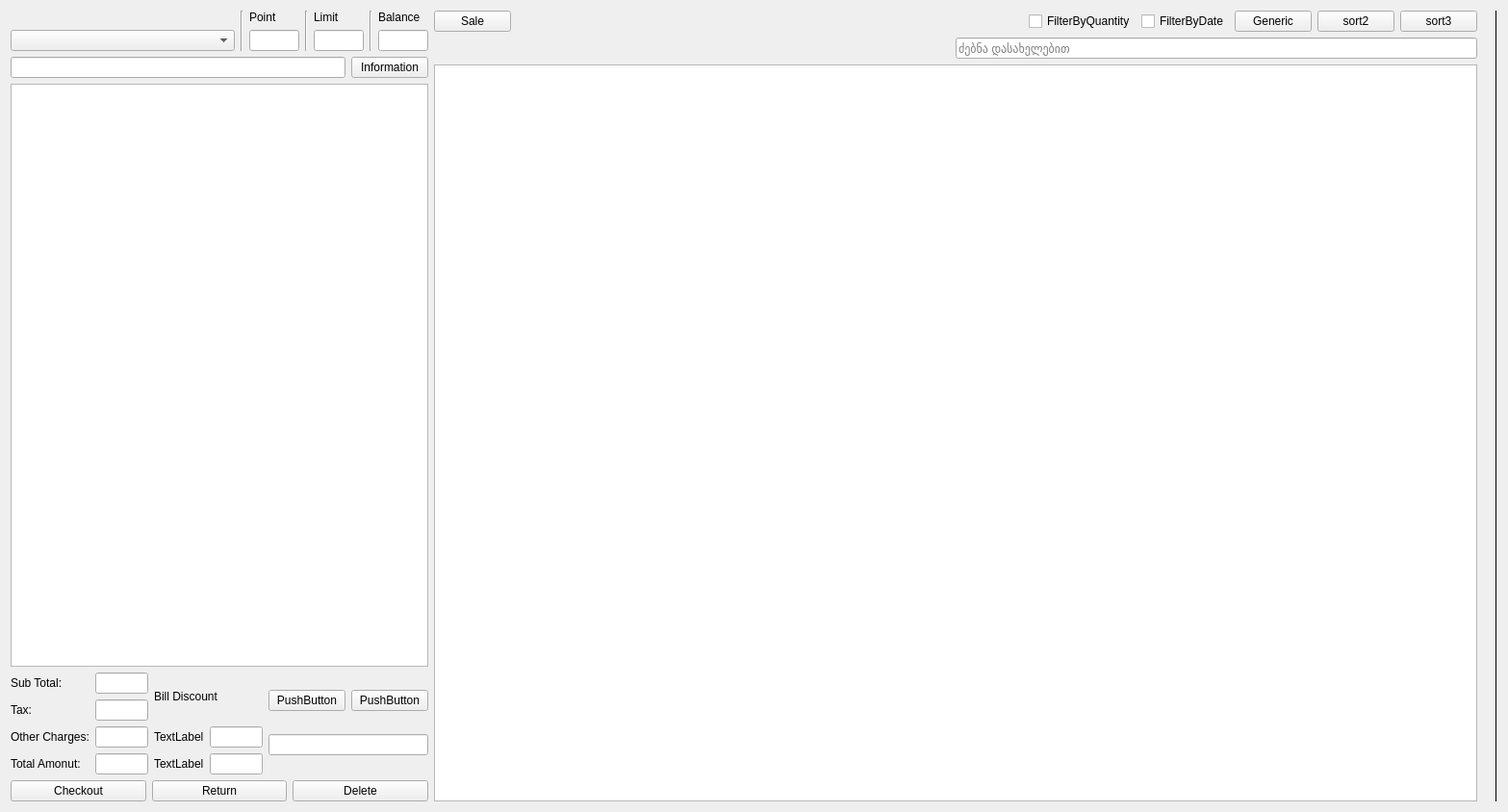
<?xml version="1.0" encoding="UTF-8"?>
<ui version="4.0">
 <class>Form</class>
 <widget class="QWidget" name="Form">
  <property name="geometry">
   <rect>
    <x>0</x>
    <y>0</y>
    <width>1567</width>
    <height>844</height>
   </rect>
  </property>
  <property name="windowTitle">
   <string>Form</string>
  </property>
  <property name="autoFillBackground">
   <bool>true</bool>
  </property>
  <layout class="QHBoxLayout" name="horizontalLayout_11">
   <item>
    <layout class="QGridLayout" name="gridLayout" columnstretch="2,5">
     <item row="0" column="0">
      <layout class="QVBoxLayout" name="verticalLayout_9">
       <item>
        <layout class="QHBoxLayout" name="horizontalLayout_3" stretch="9,2,2,2,2,2,2">
         <item>
          <layout class="QVBoxLayout" name="verticalLayout_10">
           <item>
            <widget class="QLabel" name="label_11">
             <property name="text">
              <string/>
             </property>
            </widget>
           </item>
           <item>
            <widget class="QComboBox" name="comboBox"/>
           </item>
          </layout>
         </item>
         <item>
          <widget class="Line" name="line_6">
           <property name="orientation">
            <enum>Qt::Vertical</enum>
           </property>
          </widget>
         </item>
         <item>
          <layout class="QVBoxLayout" name="verticalLayout_4">
           <item>
            <widget class="QLabel" name="label_8">
             <property name="text">
              <string>Point</string>
             </property>
            </widget>
           </item>
           <item>
            <widget class="QLineEdit" name="lineEdit_9"/>
           </item>
          </layout>
         </item>
         <item>
          <widget class="Line" name="line_4">
           <property name="orientation">
            <enum>Qt::Vertical</enum>
           </property>
          </widget>
         </item>
         <item>
          <layout class="QVBoxLayout" name="verticalLayout_3">
           <item>
            <widget class="QLabel" name="label_9">
             <property name="text">
              <string>Limit</string>
             </property>
            </widget>
           </item>
           <item>
            <widget class="QLineEdit" name="lineEdit_10"/>
           </item>
          </layout>
         </item>
         <item>
          <widget class="Line" name="line_5">
           <property name="orientation">
            <enum>Qt::Vertical</enum>
           </property>
          </widget>
         </item>
         <item>
          <layout class="QVBoxLayout" name="verticalLayout_2">
           <item>
            <widget class="QLabel" name="label_10">
             <property name="text">
              <string>Balance</string>
             </property>
            </widget>
           </item>
           <item>
            <widget class="QLineEdit" name="lineEdit_11"/>
           </item>
          </layout>
         </item>
        </layout>
       </item>
       <item>
        <layout class="QHBoxLayout" name="horizontalLayout_4">
         <item>
          <widget class="QLineEdit" name="lineEdit_12"/>
         </item>
         <item>
          <widget class="QPushButton" name="info_button">
           <property name="text">
            <string>Information</string>
           </property>
          </widget>
         </item>
        </layout>
       </item>
       <item>
        <widget class="QTableView" name="basket">
         <property name="sizePolicy">
          <sizepolicy hsizetype="Preferred" vsizetype="Expanding">
           <horstretch>0</horstretch>
           <verstretch>0</verstretch>
          </sizepolicy>
         </property>
        </widget>
       </item>
       <item>
        <layout class="QHBoxLayout" name="horizontalLayout_9" stretch="0,0,0,0">
         <item>
          <layout class="QVBoxLayout" name="verticalLayout_5">
           <item>
            <widget class="QLabel" name="label">
             <property name="text">
              <string>Sub Total:</string>
             </property>
            </widget>
           </item>
           <item>
            <widget class="QLabel" name="label_2">
             <property name="text">
              <string>Tax:</string>
             </property>
            </widget>
           </item>
           <item>
            <widget class="QLabel" name="label_3">
             <property name="text">
              <string>Other Charges:</string>
             </property>
            </widget>
           </item>
           <item>
            <widget class="QLabel" name="label_4">
             <property name="text">
              <string>Total Amonut:</string>
             </property>
            </widget>
           </item>
          </layout>
         </item>
         <item>
          <layout class="QVBoxLayout" name="verticalLayout_6">
           <item>
            <widget class="QLineEdit" name="lineEdit"/>
           </item>
           <item>
            <widget class="QLineEdit" name="lineEdit_2"/>
           </item>
           <item>
            <widget class="QLineEdit" name="lineEdit_3"/>
           </item>
           <item>
            <widget class="QLineEdit" name="total_amount"/>
           </item>
          </layout>
         </item>
         <item>
          <layout class="QVBoxLayout" name="verticalLayout_7">
           <item>
            <layout class="QHBoxLayout" name="horizontalLayout_7">
             <item>
              <widget class="QLabel" name="label_5">
               <property name="text">
                <string>Bill Discount</string>
               </property>
              </widget>
             </item>
             <item>
              <spacer name="horizontalSpacer_4">
               <property name="orientation">
                <enum>Qt::Horizontal</enum>
               </property>
               <property name="sizeHint" stdset="0">
                <size>
                 <width>40</width>
                 <height>20</height>
                </size>
               </property>
              </spacer>
             </item>
            </layout>
           </item>
           <item>
            <layout class="QHBoxLayout" name="horizontalLayout_6">
             <item>
              <widget class="QLabel" name="label_6">
               <property name="text">
                <string>TextLabel</string>
               </property>
              </widget>
             </item>
             <item>
              <widget class="QLineEdit" name="lineEdit_5"/>
             </item>
            </layout>
           </item>
           <item>
            <layout class="QHBoxLayout" name="horizontalLayout_5">
             <item>
              <widget class="QLabel" name="label_7">
               <property name="text">
                <string>TextLabel</string>
               </property>
              </widget>
             </item>
             <item>
              <widget class="QLineEdit" name="lineEdit_6"/>
             </item>
            </layout>
           </item>
          </layout>
         </item>
         <item>
          <layout class="QVBoxLayout" name="verticalLayout_8">
           <item>
            <layout class="QHBoxLayout" name="horizontalLayout_8">
             <item>
              <widget class="QPushButton" name="pushButton_6">
               <property name="text">
                <string>PushButton</string>
               </property>
              </widget>
             </item>
             <item>
              <widget class="QPushButton" name="pushButton_7">
               <property name="text">
                <string>PushButton</string>
               </property>
              </widget>
             </item>
            </layout>
           </item>
           <item>
            <widget class="QLineEdit" name="lineEdit_7"/>
           </item>
          </layout>
         </item>
        </layout>
       </item>
       <item>
        <layout class="QHBoxLayout" name="horizontalLayout_10">
         <item>
          <widget class="QPushButton" name="checkout_button">
           <property name="text">
            <string>Checkout</string>
           </property>
          </widget>
         </item>
         <item>
          <widget class="QPushButton" name="return_2">
           <property name="text">
            <string>Return</string>
           </property>
          </widget>
         </item>
         <item>
          <widget class="QPushButton" name="delete_button">
           <property name="text">
            <string>Delete</string>
           </property>
          </widget>
         </item>
        </layout>
       </item>
      </layout>
     </item>
     <item row="0" column="1">
      <layout class="QVBoxLayout" name="verticalLayout" stretch="0,0,0">
       <item>
        <layout class="QHBoxLayout" name="horizontalLayout">
         <item>
          <widget class="QPushButton" name="pushButton">
           <property name="text">
            <string>Sale</string>
           </property>
          </widget>
         </item>
         <item>
          <spacer name="horizontalSpacer">
           <property name="orientation">
            <enum>Qt::Horizontal</enum>
           </property>
           <property name="sizeHint" stdset="0">
            <size>
             <width>40</width>
             <height>20</height>
            </size>
           </property>
          </spacer>
         </item>
         <item>
          <widget class="QCheckBox" name="quantity">
           <property name="text">
            <string>FilterByQuantity</string>
           </property>
          </widget>
         </item>
         <item>
          <widget class="QCheckBox" name="date">
           <property name="text">
            <string>FilterByDate</string>
           </property>
          </widget>
         </item>
         <item>
          <widget class="QPushButton" name="generic_window">
           <property name="text">
            <string>Generic</string>
           </property>
          </widget>
         </item>
         <item>
          <widget class="QPushButton" name="pushButton_4">
           <property name="text">
            <string>sort2</string>
           </property>
          </widget>
         </item>
         <item>
          <widget class="QPushButton" name="pushButton_5">
           <property name="text">
            <string>sort3</string>
           </property>
          </widget>
         </item>
        </layout>
       </item>
       <item>
        <layout class="QHBoxLayout" name="horizontalLayout_2">
         <item>
          <spacer name="horizontalSpacer_2">
           <property name="orientation">
            <enum>Qt::Horizontal</enum>
           </property>
           <property name="sizeType">
            <enum>QSizePolicy::Expanding</enum>
           </property>
           <property name="sizeHint" stdset="0">
            <size>
             <width>40</width>
             <height>20</height>
            </size>
           </property>
          </spacer>
         </item>
         <item>
          <widget class="QLineEdit" name="filter_name">
           <property name="placeholderText">
            <string>ძებნა დასახელებით</string>
           </property>
          </widget>
         </item>
        </layout>
       </item>
       <item>
        <widget class="QTableView" name="merchant_table">
         <property name="sizePolicy">
          <sizepolicy hsizetype="Expanding" vsizetype="Expanding">
           <horstretch>0</horstretch>
           <verstretch>0</verstretch>
          </sizepolicy>
         </property>
        </widget>
       </item>
      </layout>
     </item>
    </layout>
   </item>
   <item>
    <widget class="Line" name="line">
     <property name="font">
      <font>
       <pointsize>8</pointsize>
       <weight>50</weight>
       <bold>false</bold>
      </font>
     </property>
     <property name="frameShadow">
      <enum>QFrame::Plain</enum>
     </property>
     <property name="orientation">
      <enum>Qt::Horizontal</enum>
     </property>
    </widget>
   </item>
   <item>
    <widget class="Line" name="line_3">
     <property name="frameShadow">
      <enum>QFrame::Plain</enum>
     </property>
     <property name="orientation">
      <enum>Qt::Horizontal</enum>
     </property>
    </widget>
   </item>
   <item>
    <widget class="Line" name="line_2">
     <property name="frameShadow">
      <enum>QFrame::Plain</enum>
     </property>
     <property name="orientation">
      <enum>Qt::Vertical</enum>
     </property>
    </widget>
   </item>
  </layout>
 </widget>
 <resources/>
 <connections/>
</ui>
